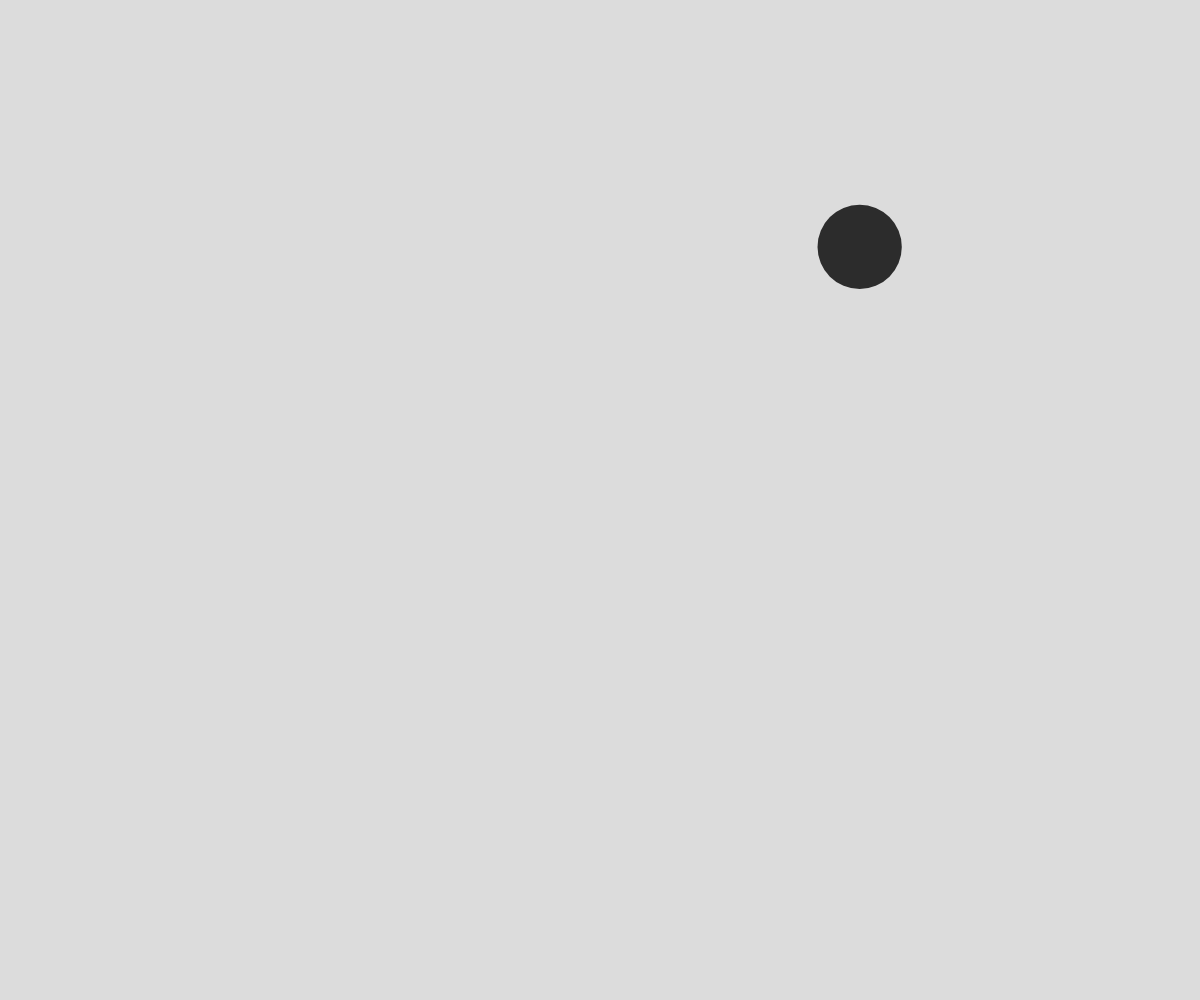
Frame 1 (no input)
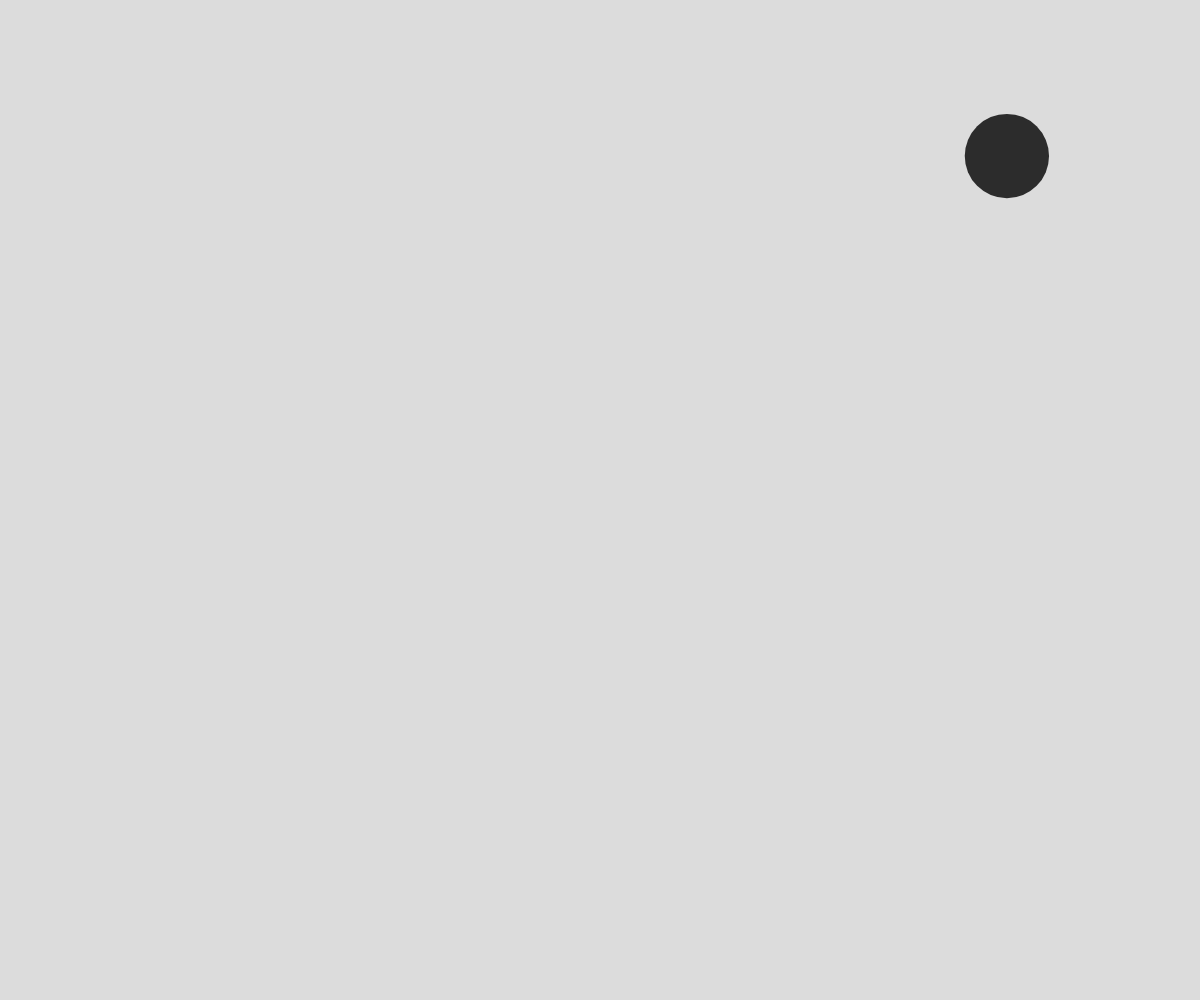
Frame 60 (no input)
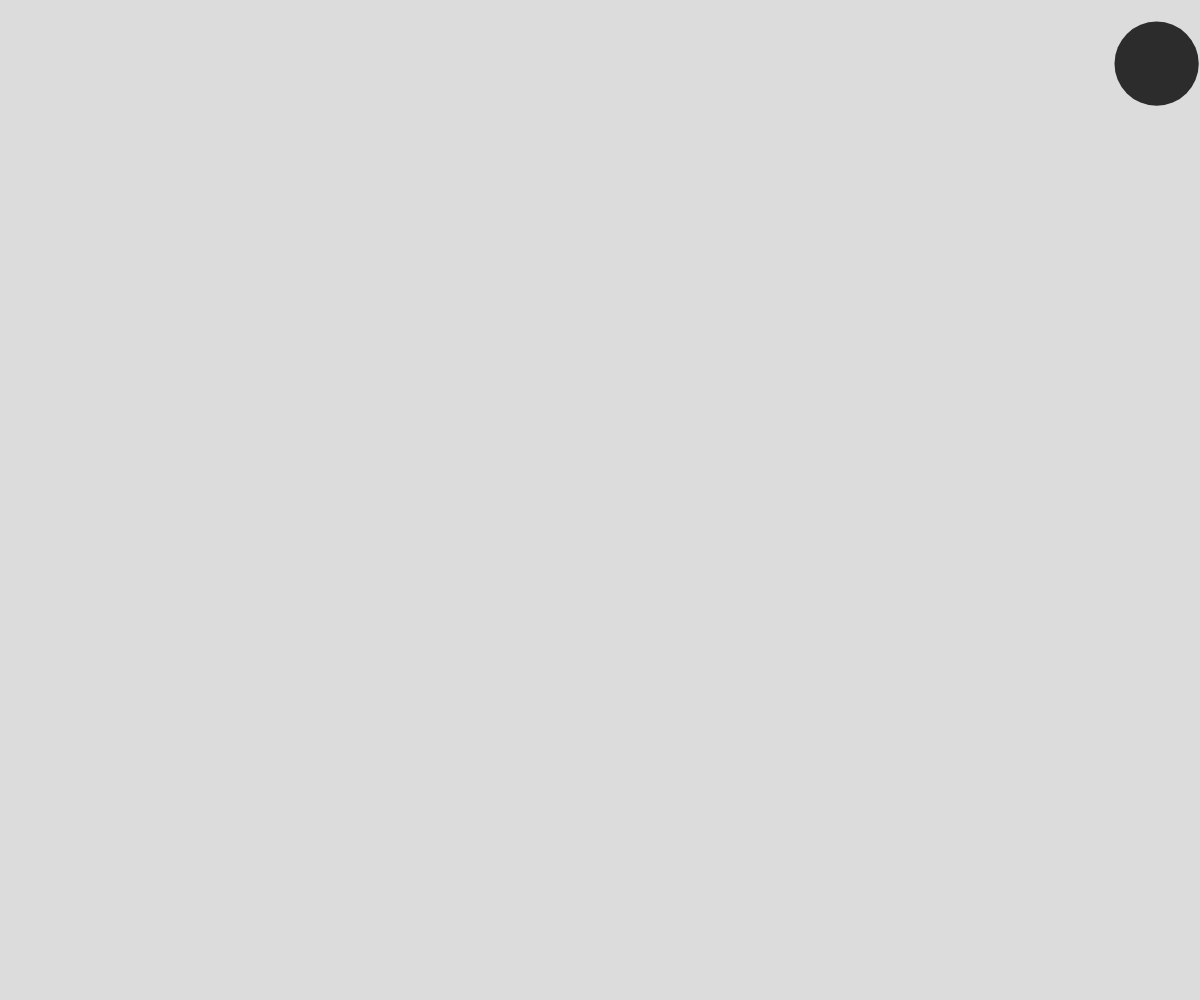
Frame 120 (the mouse pressed at the canvas centre since frame 60)

The p5.js sketch that drew these frames (run headless with seeded random() and noise() and a simulated clock; from frame 60 on, the mouse is pressed at the canvas centre):

// p5.js sketch
// ── sketch.js
// Project Title
// Your Name
// Date
//
// Extra for Experts:
// - describe what you did to take this project "above and beyond"


let balls;
let newBall;

function setup() {
  createCanvas(windowWidth, windowHeight);
  balls = [];
  newBall = {
    x: random(width),
    y: random(width),
    dx: random(-5, 5),
    dy: random(-5, 5),
    radius: random(10, 50),
    colour: (random(255), random(255), random(255))
  }
}

function draw() {
  background(220);
  console.log(key);

  newBall.x += newBall.dx;
  newBall.y += newBall.dy;

  fill(newBall.colour);
  noStroke();
  ellipse(newBall.x, newBall.y, newBall.radius*2, newBall.radius*2);
}
